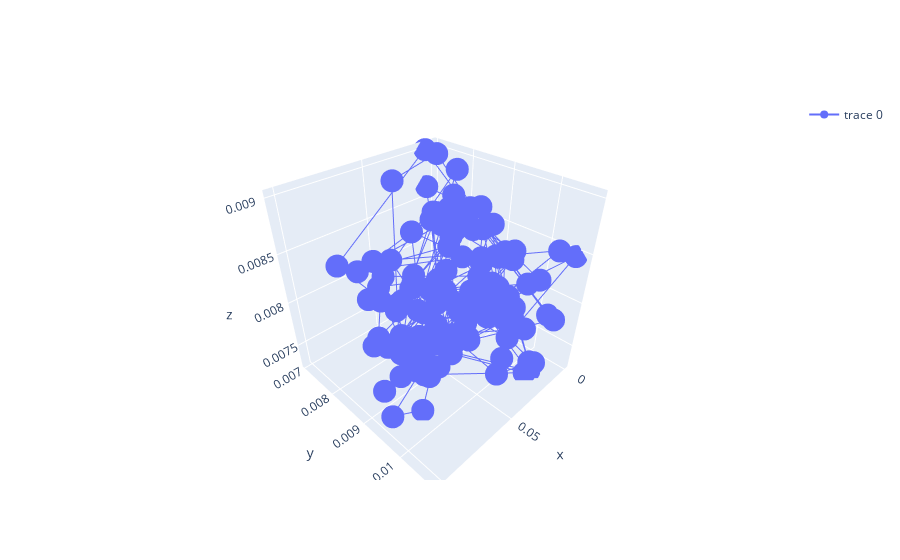

The cell this chart's notebook holds for it:
### Code cell
import plotly.graph_objects as go
import numpy as np
import pandas as pd


fig = go.Figure()
fig.add_trace(go.Scatter3d(
    x=image_factors[:, 0],
    y=image_factors[:, 1],
    z=image_factors[:, 2],
    showlegend=True
))


fig.show()
